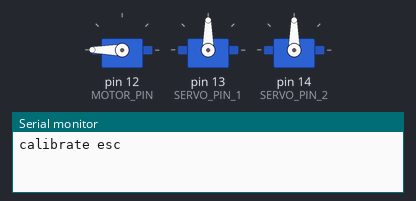
Bench run of a sketch on a simulated Arduino Uno, built with avr-gcc and run on an emulated ATmega328P. On the bench: 3 × servo, the last lines printed to the serial monitor. No radio packets arrive unless stated.

Above: at 0.1 s.
At 10.1 s:
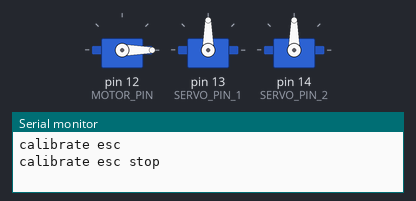
At 24.98 s:
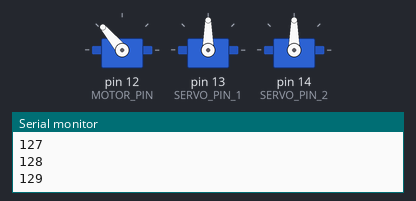
At 39.93 s:
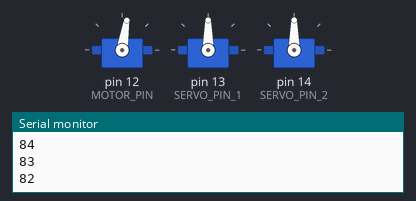
Timing chart, 0 to 40.0 s (numbered marks = the images above):
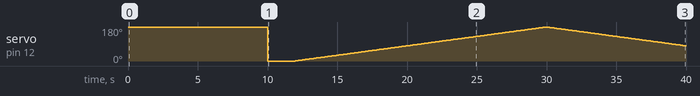

The sketch:

receiver.ino
```cpp
//------RX --
#include <SPI.h>
#include <nRF24L01.h>
#include <RF24.h>

#include <Servo.h>

// Define the servo pins
#define SERVO_PIN_1 13
#define SERVO_PIN_2 14

#define MOTOR_PIN 12

// Define the servo parameters
#define SERVO_FREQ 50
#define SERVO_MIN_US 500
#define SERVO_MAX_US 2500
#define SERVO_MIN_ANGLE 0
#define SERVO_MAX_ANGLE 180

RF24 radio(16, 17); // (CE, CSN)
const byte address[6] = "00001";

Servo motor;
Servo servo1;
Servo servo2;

int led_blink = 0;
#define LED_PIN 2

int teste = 0;
bool pwrder;

struct MyData
{
  int x;
  int y;
  int motorPower;
};
MyData data;

static void servoControl(int servo1Pos, int servo2Pos){
  servo1.write(servo1Pos+90);
  servo2.write(servo2Pos+90);
}

static void airplaneControl(int x, int y){
    int8_t absX = abs(x);
    int8_t absY = abs(y);

    if(absY > absX){
      // up/down
		  servoControl(y * -1, y);
    }else if(absX > absY){
      // left/right
      servoControl(x, x);
    }else if(absX == absY){
		  servoControl(x, y);
    }
}

void setup() {
  Serial.begin(115200);
  if (!radio.begin()) {
    Serial.println(F("radio hardware is not responding!!"));
    while (1) {}  // hold in infinite loop
  }
  radio.setPALevel(RF24_PA_LOW);
  radio.setPayloadSize(sizeof(data));
  radio.openReadingPipe(1, address);

  radio.startListening();

  motor.attach(MOTOR_PIN, 1000, 2000);
  servo1.attach(SERVO_PIN_1, 1000, 2000);
  servo2.attach(SERVO_PIN_2, 1000, 2000);

  Serial.println("calibrate esc");
  motor.write(180);
  delay(10000);
  Serial.println("calibrate esc stop");
  motor.write(0);
  delay(2000);
}

void loop() {
/*
  uint8_t pipe;
  if (radio.available(&pipe)) {
    uint8_t bytes = radio.getPayloadSize();
    radio.read(&data, bytes);
    Serial.print("X: ");
    Serial.print(data.x);
    Serial.print(", Y: ");
    Serial.print(data.y);
    Serial.print(", Motor: ");
    Serial.println(data.motorPower);

    //airplaneControl(data.x, data.y);

    motor.write(data.motorPower);

    Serial.println();


    switch(led_blink){
      case 0:
        digitalWrite(LED_PIN, HIGH);
        led_blink = 1;
        break;
      case 1:
        digitalWrite(LED_PIN, LOW);
        led_blink = 0;
        break;
    }
  }
  delay(50);
*/
if(teste == 0){
  pwrder = true;
}else if(teste == 180){
  pwrder = false;
}

if(pwrder){
  teste++;
  motor.write(teste);
}else{
  teste--;
  motor.write(teste);
}
  delay(100);
  Serial.println(teste);
}
```

Measured:
- by itself, servo on pin 12 (MOTOR_PIN): 180° → 0° at 10.0 s, → 1° 2.0 s later, → 2° 0.10 s later, → 3° 0.10 s later, … (281 changes in this stretch)
